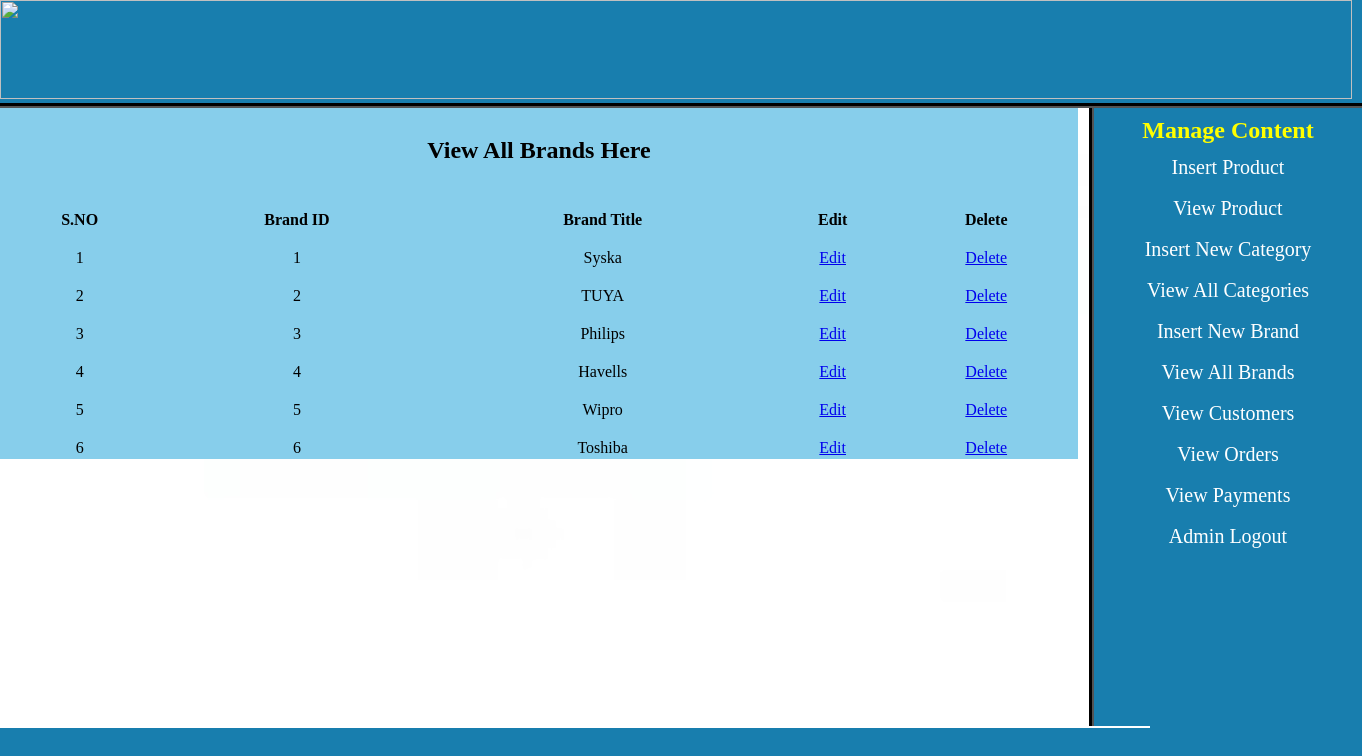
Page /admin_area/index.php?view_brands (signed in) on the committed database.
### tables this page shows
CREATE TABLE `brands` (
  `brand_id` int(100) NOT NULL,
  `brand_title` text NOT NULL
);

### admin_area/view_brands.php (the view, shortened to what this page needs)
<?php
if (!isset($_SESSION['user_email'])) {
    echo "<script> window.open('login.php?not_admin=You are not an admin!','_self') </script>";
    exit();
} else {
?>
<!DOCTYPE html>
<html>
<head>
</head>
<body>
    <table width="1078" align="center" bgcolor="skyblue">
        <tr align="center">
            <td colspan="6"><h2><br>View All Brands Here<br><br></h2></td>
        </tr>
        <tr align="center" bgcolor="skyblue">
            <th><br>S.NO</th>
            <th><br>Brand ID</th>
            <th><br>Brand Title</th>
            <th><br>Edit</th>
            <th><br>Delete</th>
        </tr>
        <?php
        include("includes/db.php");
        $get_brand = "SELECT * FROM brands";
        $run_brand = mysqli_query($con, $get_brand);
        $i = 0;
        while ($row_brand = mysqli_fetch_array($run_brand)) {
            $brand_id = $row_brand['brand_id'];
            $brand_title = $row_brand['brand_title'];
            $i++;
        ?>
        <tr align="center">
            <td><br><?php echo $i; ?></td>
            <td><br><?php echo $brand_id; ?></td>
            <td><br><?php echo $brand_title; ?></td>
            <td><br><a href="index.php?edit_brand=<?php echo $brand_id; ?>">Edit</a></td>
            <td><br><a href="delete_brand.php?delete_brand=<?php echo $brand_id; ?>">Delete</a></td>
        </tr>
        <?php } ?>
    </table>
</body>
</html>
<?php } ?>

### admin_area/styles/style.css (style rules this page uses)
html, body, div, span, applet, object, iframe, h1, h2, h3, h4, h5, h6, p, blockquote, pre, a, abbr, acronym, address, big, cite, code, del, dfn, em, img, ins, kbd, q, s, samp, small, strike, strong, sub, sup, tt, var, b, u, i, center, dl, dt, dd, ol, ul, li, fieldset, form, label, legend, table, caption, tbody, tfoot, thead, tr, th, td, article, aside, canvas, details, embed, figure, figcaption, footer, header, hgroup, menu, nav, output, ruby, section, summary, time, mark, audio, video { margin: 0; padding: 0; border: 0; vertical-align: baseline; }
body { background:#187eae; }

### rows in the picture
brands: brand_id "1", brand_title "Syska"
brands: brand_id "2", brand_title "TUYA"
brands: brand_id "3", brand_title "Philips"
brands: brand_id "4", brand_title "Havells"
brands: brand_id "5", brand_title "Wipro"
brands: brand_id "6", brand_title "Toshiba"
